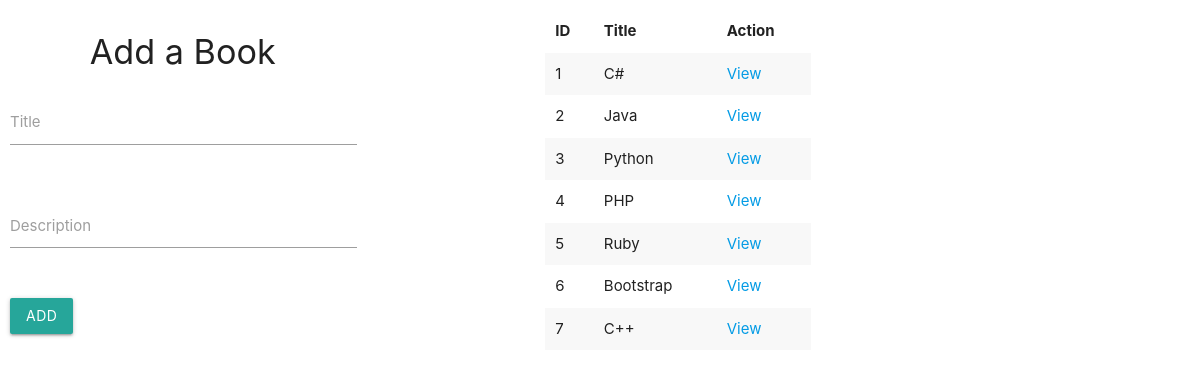
The page / on the database its author committed.
### books_authors_app/models.py (models this page shows)
class Book(models.Model):
    title = models.CharField(max_length=255)
    desc = models.TextField()
    created_at = models.DateTimeField(auto_now_add=True)
    updated_at = models.DateTimeField(auto_now=True)

### books_authors_app/views.py (the view)
# urls.py: path('',views.books),
def books(request):
    context = {
        'books' : Book.objects.all(),
    }
    return render(request, 'books.html', context)

### books_authors_app/templates/books.html (shortened to what this page needs)
<!DOCTYPE html>
<html lang="en">
  <head>
    {% load static %}
    <link rel="stylesheet" href="{% static 'css/materialize.css' %}" />
    <link rel="stylesheet" href="{% static 'css/my-style.css' %}" />
  </head>
  <body>
    <div class="wrapper">
      <div class="flex-container adder">
        <h4>Add a Book</h4>
        <form action="/add_book" method="post" class="col s12">
          <div>
            <div class="row">
              <div class="input-field col s8">
                <input id="title" type="text" class="validate" name="title" />
                <label for="title">Title</label>
              </div>
            </div>
            <div class="row">
              <div class="input-field col s8">
                <textarea
                  id="textarea1"
                  class="materialize-textarea"
                  name="desc"
                ></textarea>
                <label for="textarea1">Description</label>
              </div>
            </div>
            <button
              class="btn waves-effect waves-light"
              type="submit"
              name="action"
            >
              Add
            </button>
          </div>
        </form>
      </div>
      <div class="book-table">
        <table class="striped table1">
          <thead>
            <tr>
              <th>ID</th>
              <th>Title</th>
              <th>Action</th>
            </tr>
          </thead>
          <tbody>
            {%for book in books %}
            <tr>
              <td>{{book.id}}</td>
              <td>{{book.title}}</td>
              <td>
                <a href="/books/{{book.id}}">View</a>
              </td>
            </tr>
            {%endfor%}
          </tbody>
        </table>
      </div>
    </div>
  </body>
</html>

### books_authors_app/static/css/my-style.css (style rules this page uses)
.wrapper { padding: 10px; }
table th, table tr, table td { padding: 10px 10px; }
.adder, .book-table { width: 45%; display: inline-block; vertical-align: top; }
.table1 { width: 50%; }
h4, .selector { margin-left: 15%; }

### rows shown on the page
Book: id "1", title "C#"
Book: id "2", title "Java"
Book: id "3", title "Python"
Book: id "4", title "PHP"
Book: id "5", title "Ruby"
Book: id "6", title "Bootstrap"
Book: id "7", title "C++"
